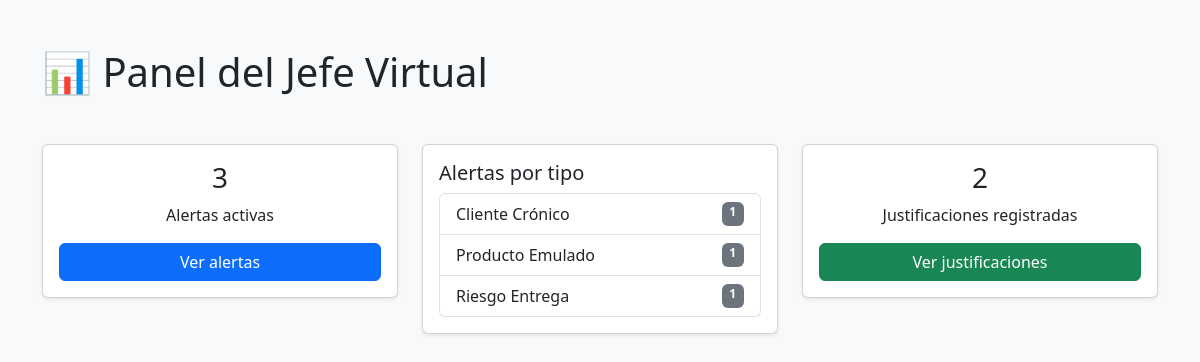
The page /panel on the database its author committed.
### app.py (models this page shows)
class Alerta(db.Model):
    id = db.Column(db.Integer, primary_key=True)
    tipo = db.Column(db.String(50), nullable=False)
    mensaje = db.Column(db.String(255), nullable=False)
    fecha_programada = db.Column(db.DateTime, nullable=False)
    sucursal_id = db.Column(db.Integer, nullable=True)
    atendida = db.Column(db.Boolean, default=False)
    destinatario = db.Column(db.String(100))

### app.py (the view)
@app.route('/panel')
def panel_jefe():
    total_alertas = Alerta.query.filter_by(atendida=False).count()
    por_tipo = db.session.query(Alerta.tipo, db.func.count(Alerta.id)).filter_by(atendida=False).group_by(Alerta.tipo).all()
    total_justificaciones = JustificacionNoVenta.query.count()
    return render_template('panel_jefe.html', total_alertas=total_alertas, por_tipo=por_tipo, total_justificaciones=total_justificaciones)

### templates/panel_jefe.html (shortened to what this page needs)
<!DOCTYPE html>
<html lang="es">
<head>
    <link href="https://cdn.jsdelivr.net/npm/bootstrap@5.3.0/dist/css/bootstrap.min.css" rel="stylesheet">
</head>
<body class="bg-light">
<div class="container py-5">
    <h1 class="mb-5">📊 Panel del Jefe Virtual</h1>
    <div class="row g-4">
        <div class="col-md-4">
            <div class="card shadow-sm">
                <div class="card-body text-center">
                    <h3 class="card-title">{{ total_alertas }}</h3>
                    <p class="card-text">Alertas activas</p>
                    <a href="{{ url_for('ver_alertas') }}" class="btn btn-primary w-100">Ver alertas</a>
                </div>
            </div>
        </div>
        <div class="col-md-4">
            <div class="card shadow-sm">
                <div class="card-body">
                    <h5 class="card-title">Alertas por tipo</h5>
                    <ul class="list-group">
                        {% for tipo, cnt in por_tipo %}
                          <li class="list-group-item d-flex justify-content-between">
                            {{ tipo }} <span class="badge bg-secondary">{{ cnt }}</span>
                          </li>
                        {% endfor %}
                    </ul>
                </div>
            </div>
        </div>
        <div class="col-md-4">
            <div class="card shadow-sm">
                <div class="card-body text-center">
                    <h3 class="card-title">{{ total_justificaciones }}</h3>
                    <p class="card-text">Justificaciones registradas</p>
                    <a href="{{ url_for('ver_justificaciones') }}" class="btn btn-success w-100">Ver justificaciones</a>
                </div>
            </div>
        </div>
    </div>
</div>
</body>
</html>

### rows shown on the page
Alerta: tipo "Cliente Crónico", cnt "1"
Alerta: tipo "Producto Emulado", cnt "1"
Alerta: tipo "Riesgo Entrega", cnt "1"

### other values the page prints
{{ total_alertas }} "3"
{{ total_justificaciones }} "2"
